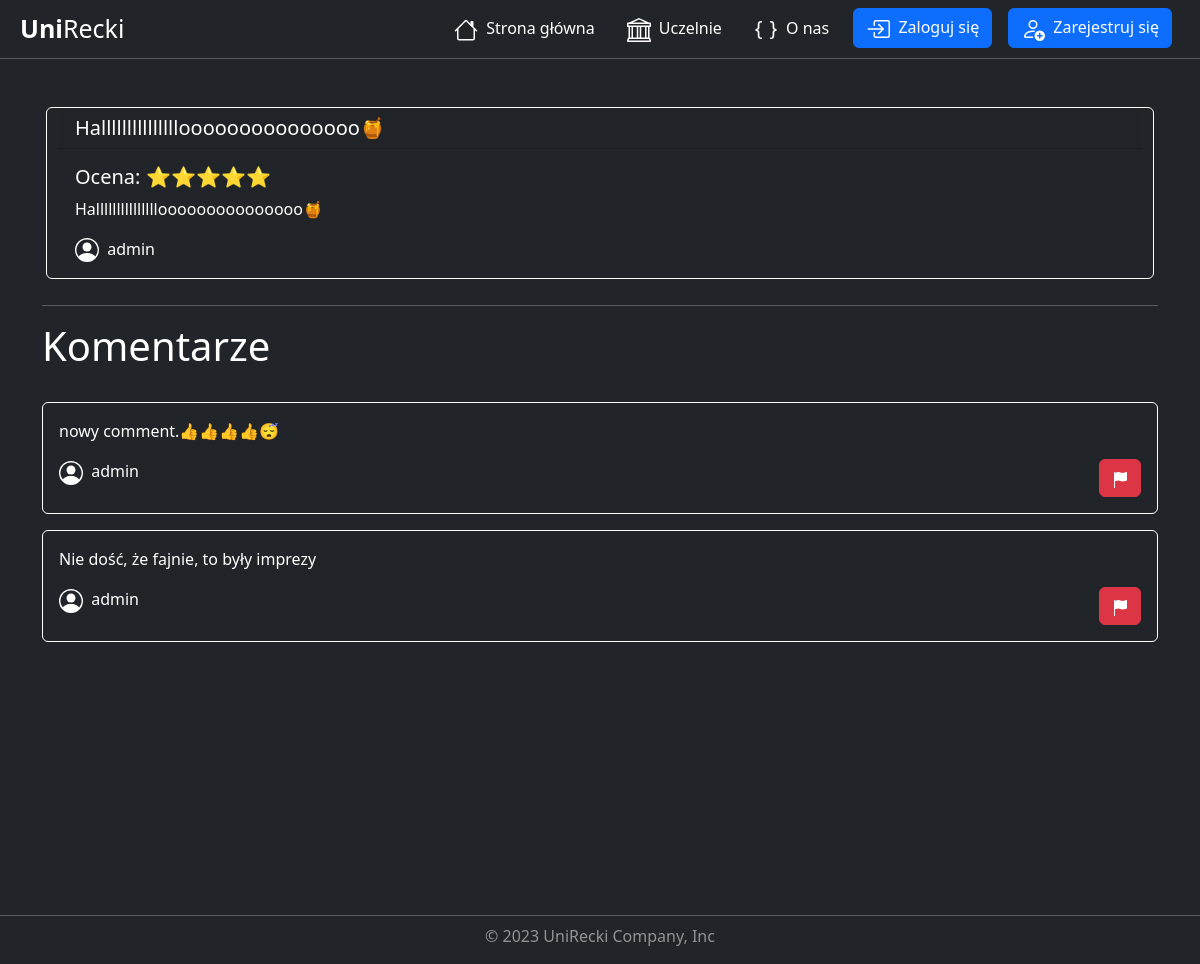
The page /university/review/10/ on the database as committed earlier.
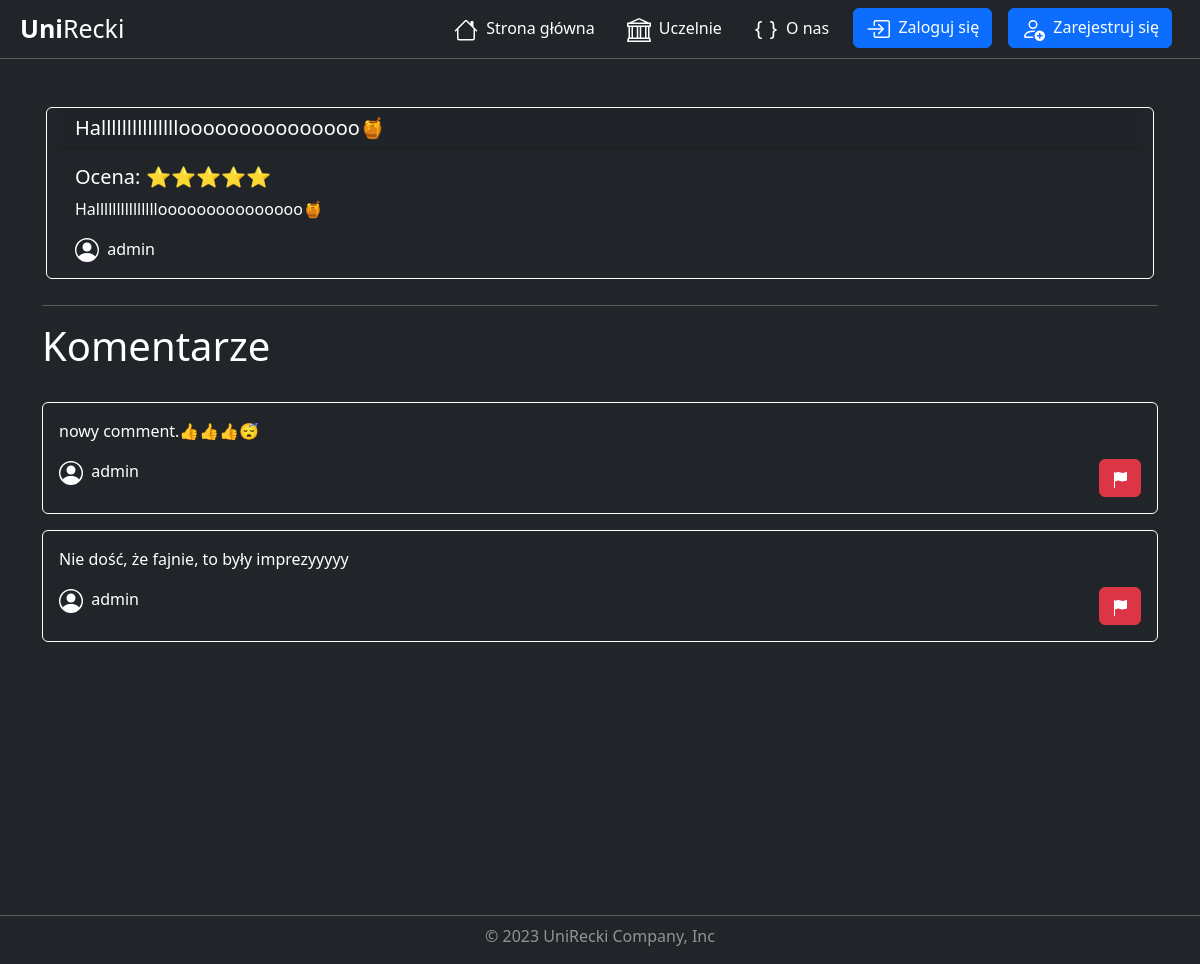
The same page on the database as committed later.
### universities/models.py (models this page shows, shortened)
class Review(models.Model):
    title = models.CharField( max_length=150)
    description = models.CharField( max_length=3000)
    rating = models.IntegerField(validators=[
            MaxValueValidator(5),
            MinValueValidator(1)
        ])
    add_date = models.DateTimeField(default=timezone.now, blank=True)
    university = models.ForeignKey(University, on_delete=models.CASCADE)
    user = models.ForeignKey(User, on_delete=models.CASCADE)
    users_like = models.ManyToManyField(User, related_name='images_liked', blank=True)
    active = models.BooleanField(default=True)
    class Meta:
        verbose_name = 'Review'
        verbose_name_plural = 'Reviews'

class Comment(models.Model):
    description = models.CharField( max_length=3000)
    add_date = models.DateTimeField(default=timezone.now, blank=True)
    review = models.ForeignKey(Review, on_delete=models.CASCADE)
    user = models.ForeignKey(User, on_delete=models.CASCADE)
    active = models.BooleanField(default=True)
    class Meta:
        verbose_name = 'Comment'
        verbose_name_plural = 'Comments'

### universities/views.py (the view)
# urls.py: path('review/<int:pk>/', views.ReviewDetailView.as_view(), name='review_detail'),
class ReviewDetailView(DetailView):
    model = Review
    template_name = 'universities/review_detail.html'
    context_object_name = 'review'
    def get_context_data(self, **kwargs):
        context = super().get_context_data(**kwargs)
        review = self.get_object()
        comments = review.comment_set.filter(active=True).order_by('-add_date')
        context['comments'] = comments
        return context

### universities/templates/universities/review_detail.html (shortened to what this page needs)
{% extends "base.html" %}
{% load static %}
{% block css %}
    <link rel="stylesheet" href="{% static "universities/review_detail.css" %}">
{% endblock css %}
{% block content %}
    <div class="container mt-5">
        <div class="row mx-1">
            <div class="card bg-dark">
                <h5 class="card-header ">{{ review.title }}</h5>
                <div class="card-body">
                    <h5 class="card-title">
                        Ocena:
                        {% if review.rating == 5 %}
                            ⭐⭐⭐⭐⭐
                        {% elif review.rating == 4 %}
                            ⭐⭐⭐⭐☆
                        {% elif review.rating == 3 %}
                            ⭐⭐⭐☆☆
                        {% elif review.rating == 2 %}
                            ⭐⭐☆☆☆
                        {% elif review.rating == 1 %}
                            ⭐☆☆☆☆
                        {% endif %}
                    </h5>
                    <p class="card-text">{{ review.description }}</p>
                    <p class="card-text">
                        {{ review.user.username }}
                    </p>
                </div>
            </div>
        </div>
        <hr class="mt-3">
        <div class="row">
            <h1>Komentarze</h1>
        </div>
        <div class="row">
            <div class="container mt-2">
                {% for comment in comments %}
                    <div class="card bg-dark mt-3">
                        <div class="card-body">
                            <p class="card-text">{{ comment.description }}</p>
                            <div class="row">
                                <div class="col-6">
                                    <p class="card-text">
                                        {{ comment.user.username }}
                                    </p>
                                </div>
                                <div class="col-6 d-flex justify-content-end align-items-end">
                                    <a href="{% url 'comment_report_create' review.pk comment.pk %}"
                                       title="Zgłoś komentarz"
                                       class="btn btn-danger">
                                    </a>
                                </div>
                            </div>
                        </div>
                    </div>
                {% empty %}
                    <p>Brak komentarzy dla tej opinii.</p>
                {% endfor %}
            </div>
        </div>
    </div>
{% endblock content %}

### templates/base.html (shortened to what this page needs)
{% load static %}
<!DOCTYPE html>
<html lang="en">
  <head>
    <link href="https://cdn.jsdelivr.net/npm/bootstrap@5.3.0-alpha3/dist/css/bootstrap.min.css"
          rel="stylesheet"
 />
    <link rel="stylesheet" href="{% static 'styles.css' %}" />
    {% block css %}
    {% endblock css %}
  </head>
  <body class="bg-dark">
    <nav class="navbar navbar-expand-lg navbar-dark bg-dark p-2">
      <div class="container-fluid">
        <a class="navbar-brand p-0 fw-ligth bigger-font"
           href="{% url 'index' %}"><strong>Uni</strong>Recki</a>
        <div class="collapse navbar-collapse" id="navbarNavDropdown">
          <ul class="navbar-nav ms-auto">
            <li class="nav-item opacity">
              <a class="nav-link mx-2 active"
                 aria-current="page"
                 href="{% url 'index' %}">
              Strona główna</a>
            </li>
            <li class="nav-item opacity">
              <a class="nav-link mx-2 active" href="{% url 'university_list' %}">
              Uczelnie</a>
            </li>
            <li class="nav-item opacity">
              <a class="nav-link mx-2 active" href="{% url 'about' %}">
              O nas</a>
            </li>
            {% if not user.is_authenticated %}
              <li class="nav-item">
                <a class="btn btn-primary mx-2 my-2 my-sm-2 my-md-2 my-lg-0 my-xl-0 my-xxl-0"
                   href="{% url 'login' %}">
                Zaloguj się</a>
              </li>
              <li class="nav-item">
                <a class="btn btn-primary my-2 mx-2 my-sm-2 my-md-2 my-lg-0 my-xl-0 my-xxl-0"
                   href="{% url 'register' %}">
                Zarejestruj się</a>
              </li>
            {% endif %}
          </ul>
        </div>
      </div>
    </nav>
    <hr class="m-0" />
    <div class="min-vh-100">
      {% block content %}
      {% endblock content %}
    </div>
  </body>
  <footer class="my-2">
    <hr class="my-1" />
    <p class="text-center text-white mt-2 lower-opacity">© 2023 UniRecki Company, Inc</p>
  </footer>
</html>

### static/styles.css (style rules this page uses)
nav { color: white; }
body { color: white; }
h1 { color: white; }
a { color: white; }
.bigger-font { font-size: 25px; }
.lower-opacity { opacity: 0.5; }

### universities/static/universities/review_detail.css (style rules this page uses)
.card { color: white; border: 1px solid white; margin-bottom: 10px; }
hr { color: white; }

Rows that differ between the two databases and show on the page:
changed Comment: description "nowy comment.👍👍👍👍😴" → "nowy comment.👍👍👍😴"
changed Comment: description "Nie dość, że fajnie, to były imprezy" → "Nie dość, że fajnie, to były imprezyyyyy"
